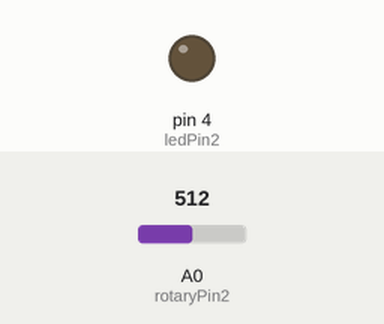
This sketch was run on a simulated Arduino Uno, built with avr-gcc and run on an emulated ATmega328P. Parts: output pins drawn as LEDs (lit = HIGH). Inputs (shaded band) come from the test bench; at power-on: A0 (rotaryPin2) = 512. What the sketch prints to the serial monitor is not drawn.

Above: at 5.0 s.
Timing chart, 0 to 13.0 s (numbered marks = the images above):
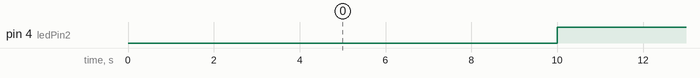

The sketch:

arduino_2.ino
```cpp
const int rotaryPin2 = A0; // Rotary sensor pin for Arduino 2
const int ledPin2 = 4;    // LED pin for Arduino 2
int rotaryValue2;
const String arduinoID = "ARDUINO_2"; // ID unique pour Arduino 2

unsigned long previousMillis2 = 0; // Timer for data sending
const unsigned long interval2 = 10000; // 30 seconds interval

void setup() {
  pinMode(ledPin2, OUTPUT);  // Set LED pin as output
  Serial.begin(9600);        // Communication avec Arduino 1
}

void loop() {
  unsigned long currentMillis2 = millis();

  if (currentMillis2 - previousMillis2 >= interval2) {
    previousMillis2 = currentMillis2;

    // Turn on the LED
    digitalWrite(ledPin2, HIGH);

    // Read the value from the rotary sensor
    rotaryValue2 = analogRead(rotaryPin2);
    rotaryValue2 = map(rotaryValue2, 0, 1023, 0, 100);


    // Send the value with the ID
    Serial.print(arduinoID);
    Serial.print(": ");
    Serial.println(rotaryValue2);

    // Keep LED on for 3 seconds
    delay(3000);

    // Turn off the LED
    digitalWrite(ledPin2, LOW);
  }
}
```

Measured:
- by itself, pin 4 (ledPin2): alternates HIGH for 3.0 s and LOW for 7.0 s
